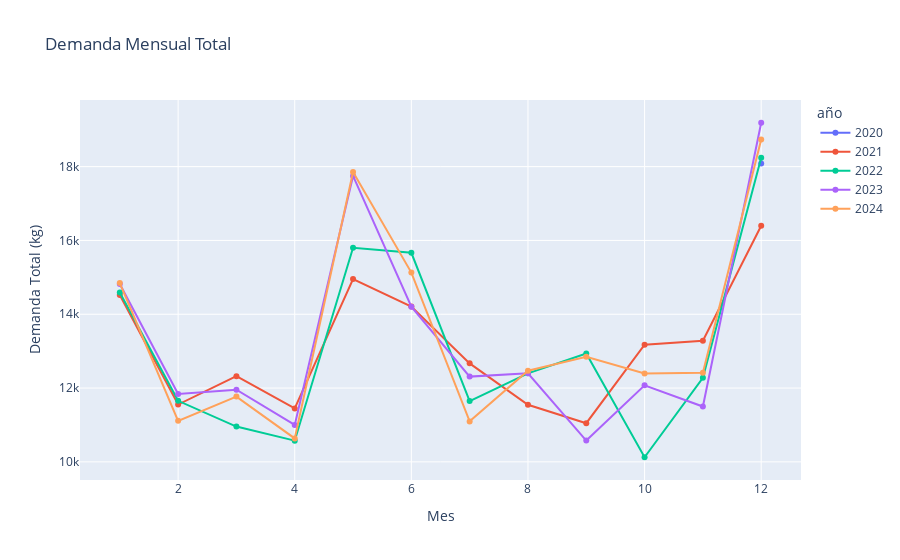

Notebook code cell kept with this figure:
### Markdown cell above
#### Demanda mensual total por mes

### Code cell
# Calcular la demanda mensual total
df_monthly_demand = df_historic_orders.groupby(['año', 'mes']).agg({'order_demand': 'sum'}).reset_index()
# Crear el gráfico de demanda mensual total
fig = px.line(df_monthly_demand, x='mes', y='order_demand', color='año', markers=True, title='Demanda Mensual Total')
fig.update_layout(xaxis_title='Mes', yaxis_title='Demanda Total (kg)')
fig.show()

### Figure 1 — Plotly figure (JSON) as saved in the notebook; plotly's stock layout.template omitted (floating-point values rounded to 4 significant figures)
{"data": [{"hovertemplate": "año=2020<br>mes=%{x}<br>order_demand=%{y}<extra></extra>", "legendgroup": "2020", "line": {"color": "#636efa", "dash": "solid"}, "marker": {"symbol": "circle"}, "mode": "lines+markers", "name": "2020", "orientation": "v", "showlegend": true, "type": "scatter", "x": [12], "xaxis": "x", "y": [18082], "yaxis": "y"}, {"hovertemplate": "año=2021<br>mes=%{x}<br>order_demand=%{y}<extra></extra>", "legendgroup": "2021", "line": {"color": "#EF553B", "dash": "solid"}, "marker": {"symbol": "circle"}, "mode": "lines+markers", "name": "2021", "orientation": "v", "showlegend": true, "type": "scatter", "x": [1, 2, 3, 4, 5, 6, 7, 8, 9, 10, 11, 12], "xaxis": "x", "y": [14521, 11553, 12323, 11447, 14953, 14208, 12669, 11546, 11047, 13175, 13282, 16397], "yaxis": "y"}, {"hovertemplate": "año=2022<br>mes=%{x}<br>order_demand=%{y}<extra></extra>", "legendgroup": "2022", "line": {"color": "#00cc96", "dash": "solid"}, "marker": {"symbol": "circle"}, "mode": "lines+markers", "name": "2022", "orientation": "v", "showlegend": true, "type": "scatter", "x": [1, 2, 3, 4, 5, 6, 7, 8, 9, 10, 11, 12], "xaxis": "x", "y": [14589, 11654, 10957, 10574, 15802, 15665, 11647, 12398, 12936, 10125, 12277, 18242], "yaxis": "y"}, {"hovertemplate": "año=2023<br>mes=%{x}<br>order_demand=%{y}<extra></extra>", "legendgroup": "2023", "line": {"color": "#ab63fa", "dash": "solid"}, "marker": {"symbol": "circle"}, "mode": "lines+markers", "name": "2023", "orientation": "v", "showlegend": true, "type": "scatter", "x": [1, 2, 3, 4, 5, 6, 7, 8, 9, 10, 11, 12], "xaxis": "x", "y": [14819, 11838, 11955, 11001, 17748, 14206, 12310, 12401, 10577, 12074, 11499, 19189], "yaxis": "y"}, {"hovertemplate": "año=2024<br>mes=%{x}<br>order_demand=%{y}<extra></extra>", "legendgroup": "2024", "line": {"color": "#FFA15A", "dash": "solid"}, "marker": {"symbol": "circle"}, "mode": "lines+markers", "name": "2024", "orientation": "v", "showlegend": true, "type": "scatter", "x": [1, 2, 3, 4, 5, 6, 7, 8, 9, 10, 11, 12], "xaxis": "x", "y": [14846, 11112, 11768, 10635, 17855, 15128, 11097, 12469, 12848, 12397, 12414, 18738], "yaxis": "y"}], "layout": {"legend": {"title": {"text": "año"}, "tracegroupgap": 0}, "title": {"text": "Demanda Mensual Total"}, "xaxis": {"anchor": "y", "domain": [0, 1], "title": {"text": "Mes"}}, "yaxis": {"anchor": "x", "domain": [0, 1], "title": {"text": "Demanda Total (kg)"}}}}
